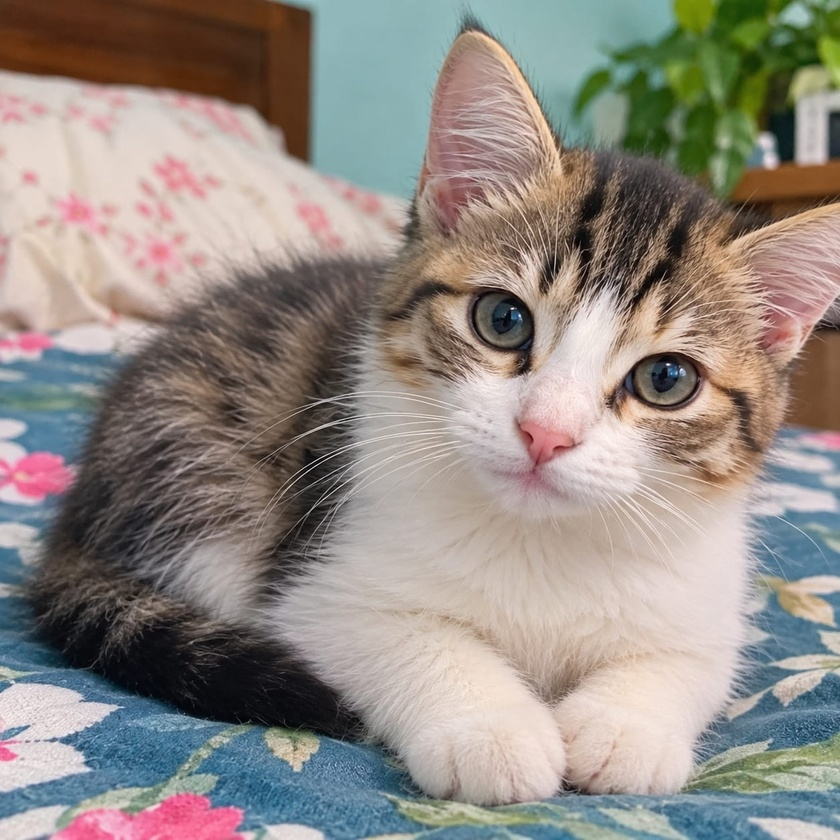
#> input picture Affine_Work/input.jpg, 840 x 840 px, shrunk from 1254 x 1254 before the run, found by its file name
$ python highpass_work.py
#> lines starting #> are read from the running program, lines starting #| are printed output that depends on the picture
import os
import numpy as np
import matplotlib.pyplot as plt
from PIL import Image

here = os.path.dirname(os.path.abspath(__file__))
def in_here(name):
    return os.path.join(here, name)

g = np.asarray(Image.open(in_here("input.jpg")).convert("L"), dtype=float)
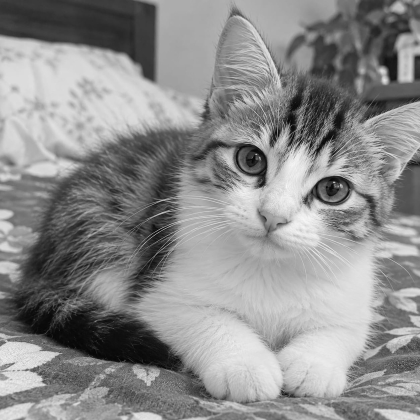
#> g: shape (840, 840) float64 (shown at 1/2 size); min 0, max 254, mean 140.3

def gauss_kernel(size, sigma):
    r = np.arange(size) - size // 2
    k1 = np.exp(-(r ** 2) / (2 * sigma ** 2))
    k1 /= k1.sum()
    return k1

# blur: age row-e, tarpor column-e
def blur(arr, size=9, sigma=2.0):
#> called with size = 9, sigma = 2
    k = gauss_kernel(size, sigma)
    pad = size // 2
    p = np.pad(arr, pad, mode="edge")
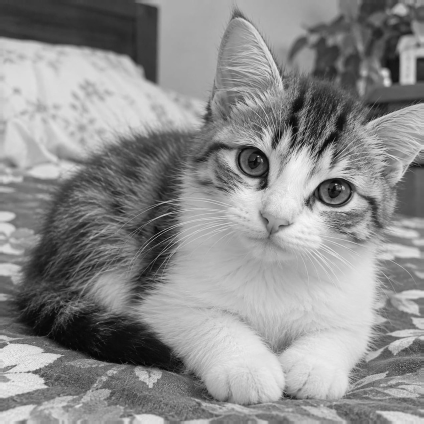
#> p: shape (848, 848) float64 (shown at 1/2 size); min 0, max 254, mean 140.3
    tmp = np.zeros_like(p)
    for i, w in enumerate(k):
        tmp += w * np.roll(p, i - pad, axis=1)
#> this loop made 9 passes
#> pass 1, in blur, `tmp += w * np.roll(p, i - pad, axis=1)`:
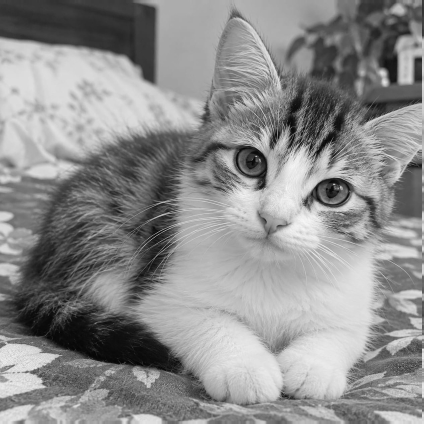
#> tmp: shape (848, 848) float64 (shown at 1/2 size); min 0, max 7.02, mean 3.88; drawn with min black and max white
    out = np.zeros_like(p)
    for i, w in enumerate(k):
        out += w * np.roll(tmp, i - pad, axis=0)
#> this loop made 9 passes
#> pass 1, in blur, `out += w * np.roll(tmp, i - pad, axis=0)`:
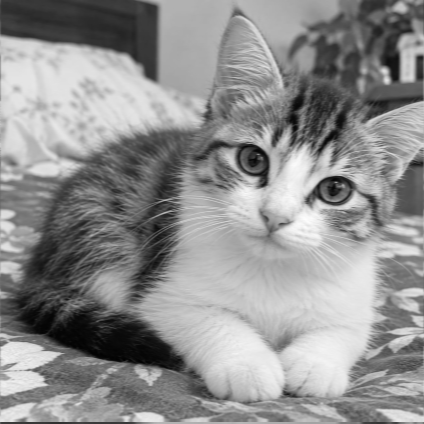
#> out: shape (848, 848) float64 (shown at 1/2 size); min 0.129, max 6.78, mean 3.88; drawn with min black and max white
    return out[pad:-pad, pad:-pad]

soft = blur(g)
edges = g - soft
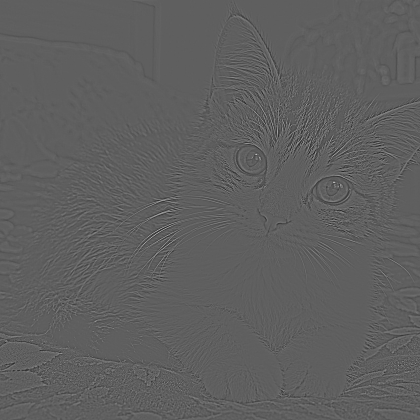
#> edges: shape (840, 840) float64 (shown at 1/2 size); min -99.9, max 167.2, mean 0; drawn with min black and max white

def sharpen(k):
    return np.clip(g + k * edges, 0, 255).astype(np.uint8)

amounts = [0.8, 1.5, 3.0]

fig, cells = plt.subplots(2, 3, figsize=(14, 9))
cells[0, 0].imshow(g, cmap="gray", vmin=0, vmax=255)
cells[0, 0].set_title("Mul gray")
cells[0, 1].imshow(soft, cmap="gray", vmin=0, vmax=255)
cells[0, 1].set_title("Blur (low-pass)")
cells[0, 2].imshow(edges, cmap="gray")
cells[0, 2].set_title("Mul - Blur (dhar)")

for c, k in zip(cells[1], amounts):
    c.imshow(sharpen(k), cmap="gray", vmin=0, vmax=255)
    c.set_title(f"Sharp, k = {k}")
for c in cells.ravel():
    c.axis("off")

plt.tight_layout()
plt.savefig(in_here("highpass_overview.png"), dpi=120)
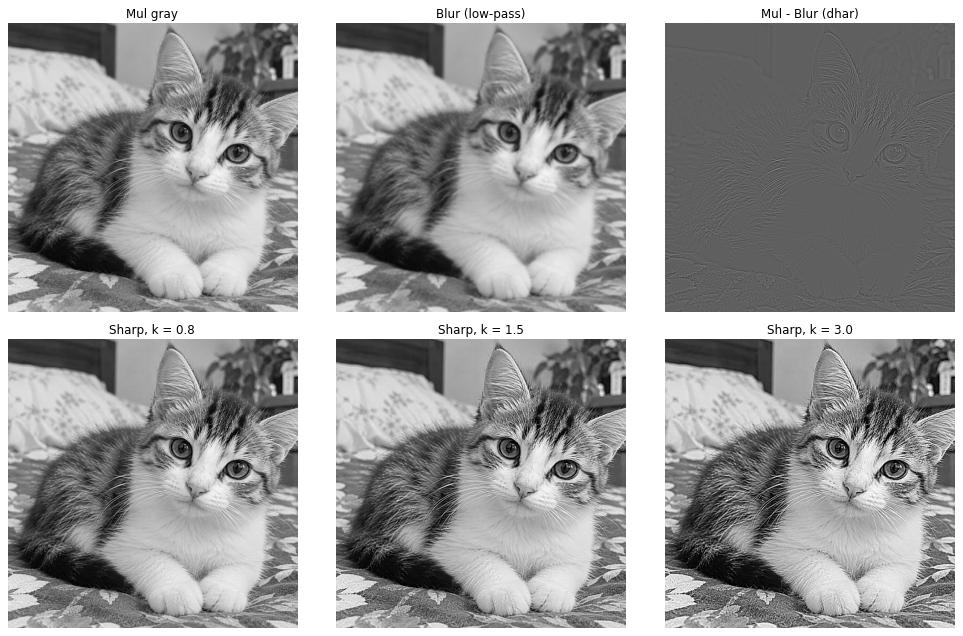
#> figure drawn by matplotlib, 6 panels

for k in amounts:
    Image.fromarray(sharpen(k)).save(in_here(f"my_sharp_{k}.jpg"))

print("kaj shesh, file save hoyeche:", here)
plt.show()

$ run again, with Affine_Work/my_rotated.jpg copied over Affine_Work/input.jpg
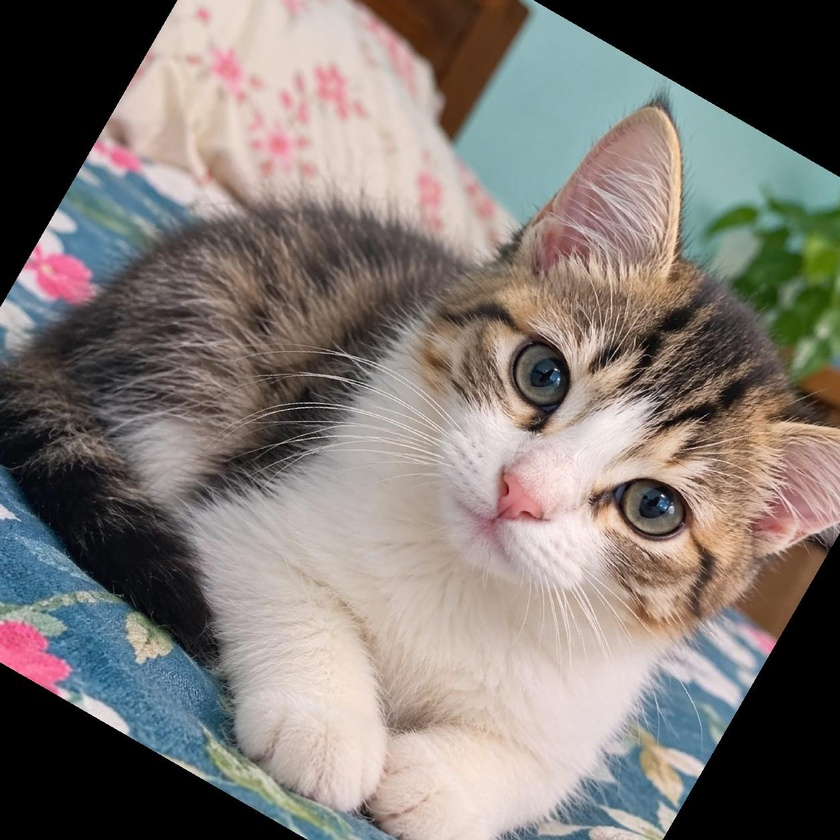
#> input picture Affine_Work/my_rotated.jpg, 840 x 840 px, shrunk from 1254 x 1254 before the run, found by its file name
#> `edges = g - soft`:
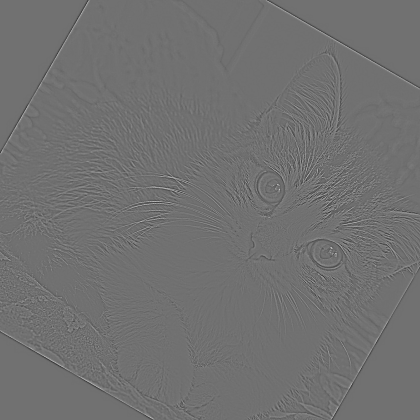
#> edges: shape (840, 840) float64 (shown at 1/2 size); min -125.1, max 157.2, mean 0; drawn with min black and max white
#> the loop `for k in amounts:` made 3 passes
#> pass 2, `Image.fromarray(sharpen(k)).save(in_here(f"my_sharp_{k}.jpg"))`:
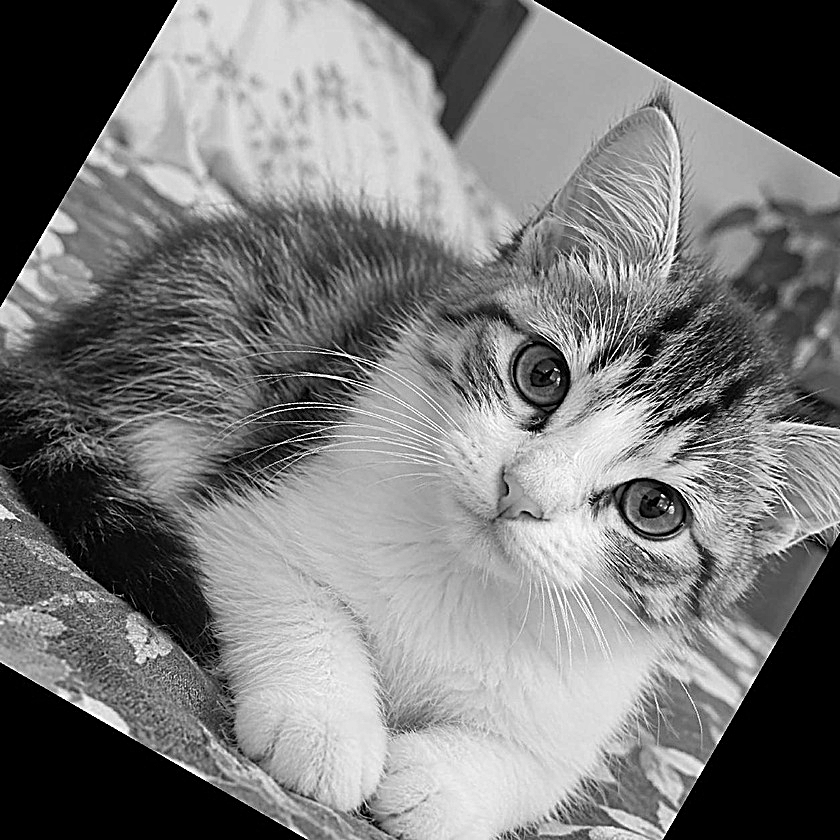
#> saved as my_sharp_1.5.jpg: PIL image 840x840 L; min 0, max 255, mean 121

$ run again, with Affine_Work/my_scaled.jpg copied over Affine_Work/input.jpg
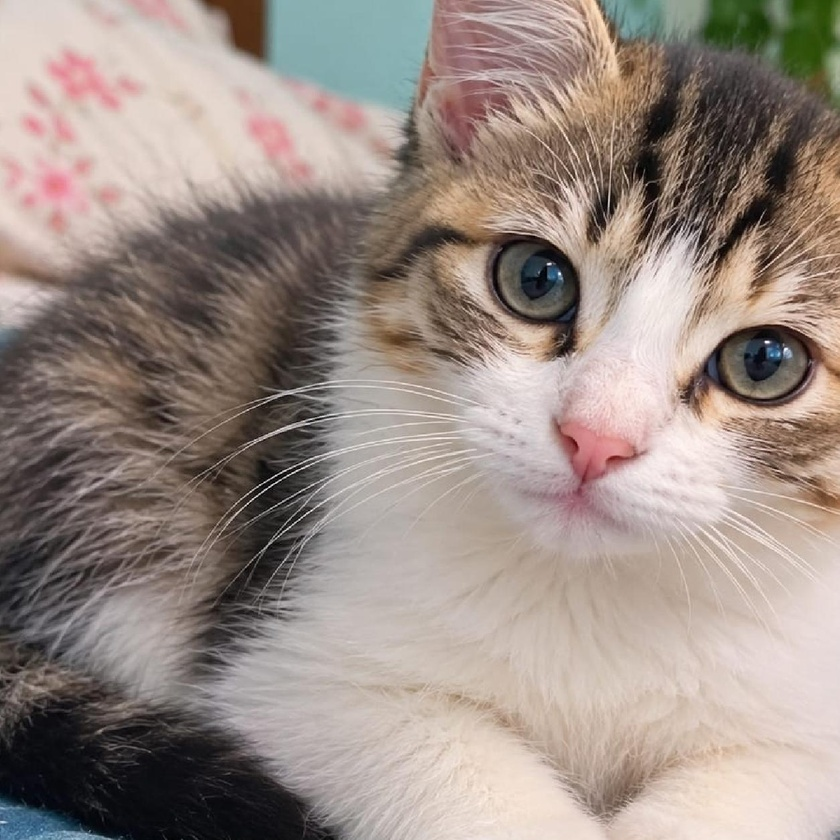
#> input picture Affine_Work/my_scaled.jpg, 840 x 840 px, shrunk from 1254 x 1254 before the run, found by its file name
#> the loop in blur, `for i, w in enumerate(k):` made 9 passes
#> pass 1, in blur, `out += w * np.roll(tmp, i - pad, axis=0)`:
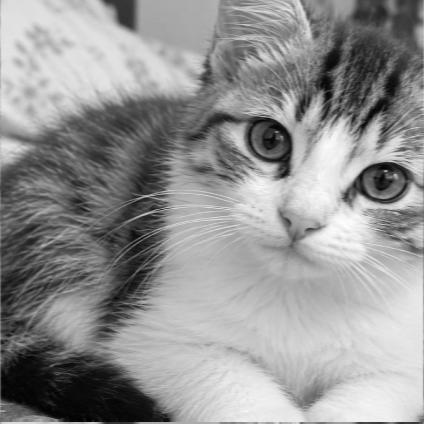
#> out: shape (848, 848) float64 (shown at 1/2 size); min 0.11, max 6.79, mean 3.97; drawn with min black and max white
#> `edges = g - soft`:
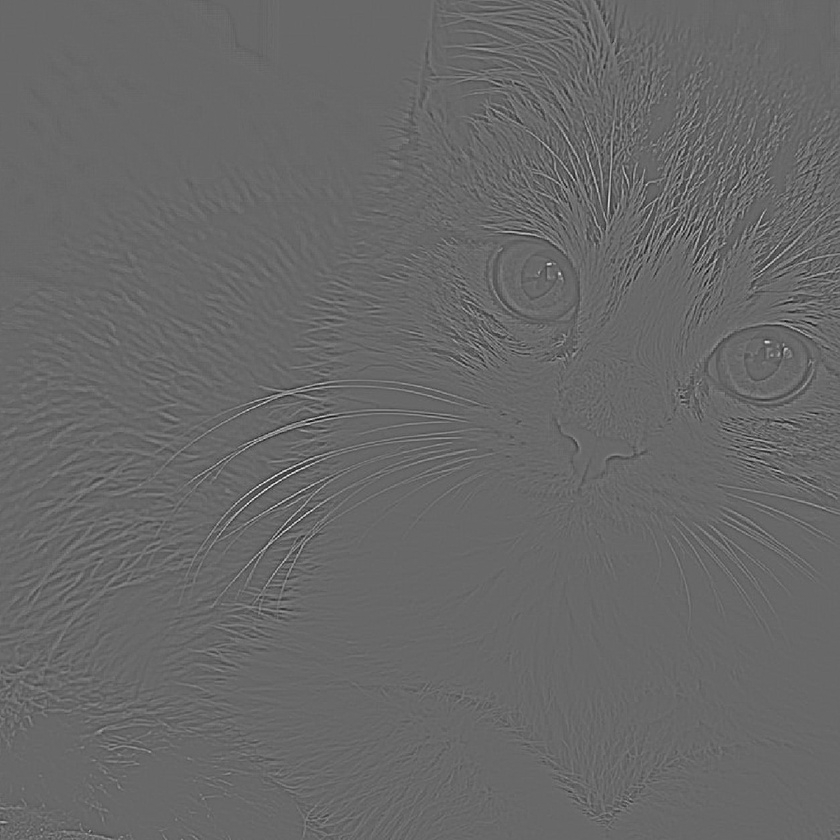
#> edges: shape (840, 840) float64; min -112.9, max 162.7, mean 0; drawn with min black and max white
